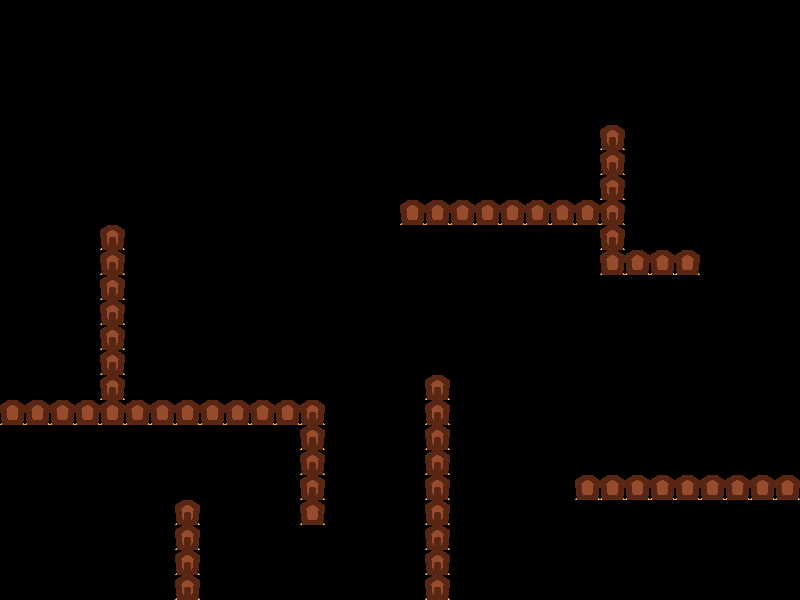

Rendered tile map (Tiled .tmx) drawn with the repository's tilesets; below, a short description and the full map source, tile grids included:
An orthogonal 32x24 tile map with 25x25 px tiles, 1 tile layer (collision) and 13 objects (6x puddle, 4x carrot, 2x buriedcarrot, playerspawn).

<map version="1.10" tiledversion="1.11.2" orientation="orthogonal" renderorder="right-down" width="32" height="24" tilewidth="25" tileheight="25" infinite="0" nextlayerid="5" nextobjectid="46">
 <editorsettings>
  <export target="../src/public/assets/maps/garden1.json" format="json" />
 </editorsettings>
 <tileset firstgid="1" name="tileset_garden" tilewidth="25" tileheight="25" tilecount="6" columns="2">
  <image source="tiled_tileset.png" width="50" height="75" />
 </tileset>
 <layer id="1" name="collision" width="32" height="24">
  <data encoding="csv">
0,0,0,0,0,0,0,0,0,0,0,0,0,0,0,0,0,0,0,0,0,0,0,0,0,0,0,0,0,0,0,0,
0,0,0,0,0,0,0,0,0,0,0,0,0,0,0,0,0,0,0,0,0,0,0,0,0,0,0,0,0,0,0,0,
0,0,0,0,0,0,0,0,0,0,0,0,0,0,0,0,0,0,0,0,0,0,0,0,0,0,0,0,0,0,0,0,
0,0,0,0,0,0,0,0,0,0,0,0,0,0,0,0,0,0,0,0,0,0,0,0,0,0,0,0,0,0,0,0,
0,0,0,0,0,0,0,0,0,0,0,0,0,0,0,0,0,0,0,0,0,0,0,0,0,0,0,0,0,0,0,0,
0,0,0,0,0,0,0,0,0,0,0,0,0,0,0,0,0,0,0,0,0,0,0,0,2,0,0,0,0,0,0,0,
0,0,0,0,0,0,0,0,0,0,0,0,0,0,0,0,0,0,0,0,0,0,0,0,2,0,0,0,0,0,0,0,
0,0,0,0,0,0,0,0,0,0,0,0,0,0,0,0,0,0,0,0,0,0,0,0,2,0,0,0,0,0,0,0,
0,0,0,0,0,0,0,0,0,0,0,0,0,0,0,0,1,1,1,1,1,1,1,1,2,0,0,0,0,0,0,0,
0,0,0,0,2,0,0,0,0,0,0,0,0,0,0,0,0,0,0,0,0,0,0,0,2,0,0,0,0,0,0,0,
0,0,0,0,2,0,0,0,0,0,0,0,0,0,0,0,0,0,0,0,0,0,0,0,1,1,1,1,0,0,0,0,
0,0,0,0,2,0,0,0,0,0,0,0,0,0,0,0,0,0,0,0,0,0,0,0,0,0,0,0,0,0,0,0,
0,0,0,0,2,0,0,0,0,0,0,0,0,0,0,0,0,0,0,0,0,0,0,0,0,0,0,0,0,0,0,0,
0,0,0,0,2,0,0,0,0,0,0,0,0,0,0,0,0,0,0,0,0,0,0,0,0,0,0,0,0,0,0,0,
0,0,0,0,2,0,0,0,0,0,0,0,0,0,0,0,0,0,0,0,0,0,0,0,0,0,0,0,0,0,0,0,
0,0,0,0,2,0,0,0,0,0,0,0,0,0,0,0,0,2,0,0,0,0,0,0,0,0,0,0,0,0,0,0,
1,1,1,1,1,1,1,1,1,1,1,1,2,0,0,0,0,2,0,0,0,0,0,0,0,0,0,0,0,0,0,0,
0,0,0,0,0,0,0,0,0,0,0,0,2,0,0,0,0,2,0,0,0,0,0,0,0,0,0,0,0,0,0,0,
0,0,0,0,0,0,0,0,0,0,0,0,2,0,0,0,0,2,0,0,0,0,0,0,0,0,0,0,0,0,0,0,
0,0,0,0,0,0,0,0,0,0,0,0,2,0,0,0,0,2,0,0,0,0,0,1,1,1,1,1,1,1,1,1,
0,0,0,0,0,0,0,2,0,0,0,0,1,0,0,0,0,2,0,0,0,0,0,0,0,0,0,0,0,0,0,0,
0,0,0,0,0,0,0,2,0,0,0,0,0,0,0,0,0,2,0,0,0,0,0,0,0,0,0,0,0,0,0,0,
0,0,0,0,0,0,0,2,0,0,0,0,0,0,0,0,0,2,0,0,0,0,0,0,0,0,0,0,0,0,0,0,
0,0,0,0,0,0,0,2,0,0,0,0,0,0,0,0,0,2,0,0,0,0,0,0,0,0,0,0,0,0,0,0
</data>
 </layer>
 <objectgroup id="4" name="special">
  <object id="29" name="playerspawn" gid="2" x="700" y="150" width="25" height="25" />
  <object id="34" name="puddle" gid="4" x="396.46" y="153.54" width="25" height="25" />
  <object id="35" name="puddle" gid="4" x="750" y="275" width="25" height="25" />
  <object id="36" name="puddle" gid="4" x="550" y="550" width="25" height="25" />
  <object id="37" name="puddle" gid="4" x="375" y="425" width="25" height="25" />
  <object id="38" name="puddle" gid="4" x="250" y="525" width="25" height="25" />
  <object id="39" name="puddle" gid="4" x="50" y="250" width="25" height="25" />
  <object id="40" name="carrot" gid="3" x="550" y="150" width="25" height="25" />
  <object id="41" name="carrot" gid="3" x="50" y="350" width="25" height="25" />
  <object id="42" name="carrot" gid="3" x="375" y="575" width="25" height="25" />
  <object id="43" name="carrot" gid="3" x="625" y="375" width="25" height="25" />
  <object id="44" name="buriedcarrot" gid="5" x="75" y="550" width="25" height="25" />
  <object id="45" name="buriedcarrot" gid="5" x="725" y="550" width="25" height="25" />
 </objectgroup>
</map>